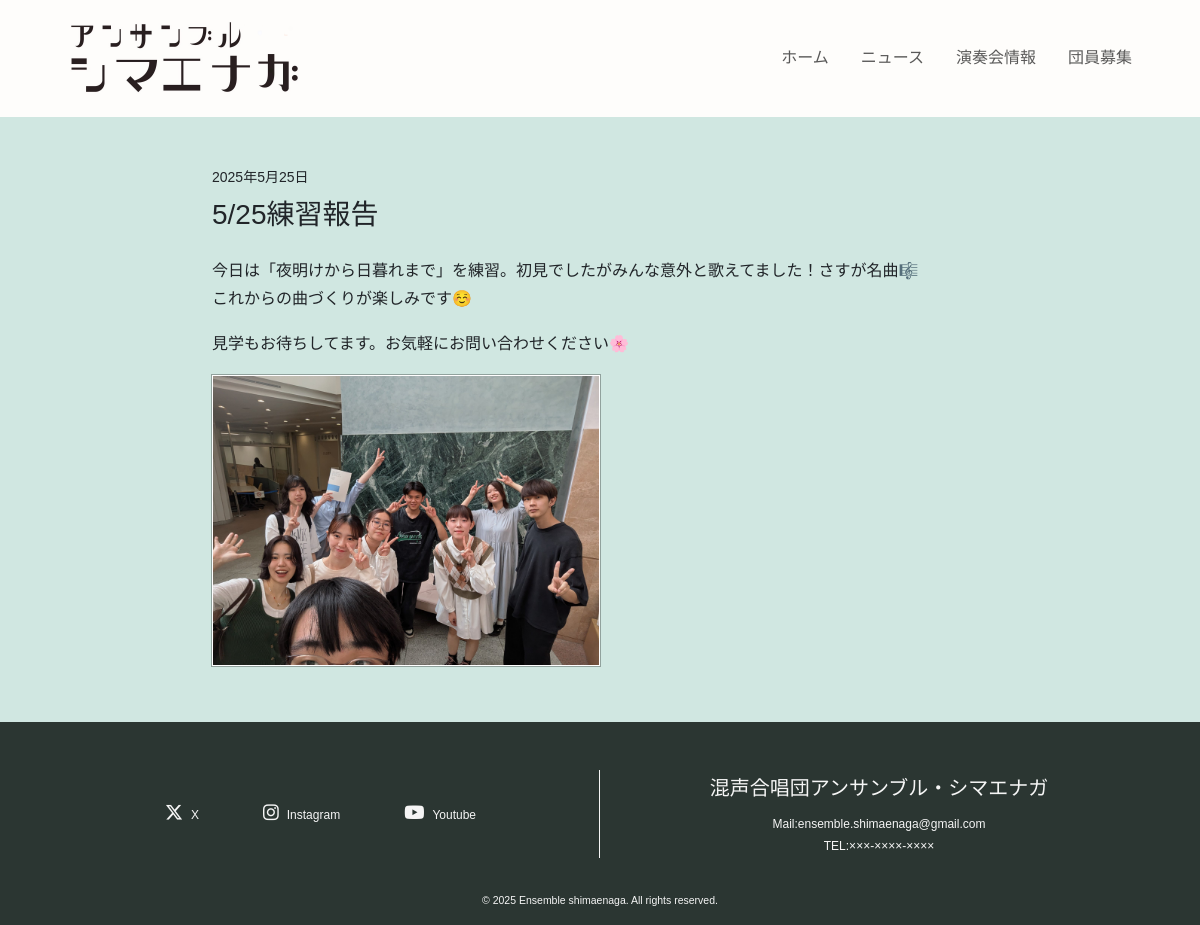
Screenshot of /news/3 with the database file from the repository.
### app/models/models.py (models this page shows)
class Post(db.Model):
    __tablename__ = "posts"
    id = db.Column(db.Integer, primary_key=True, autoincrement=True)
    title = db.Column(db.String(32), nullable=False)
    content = db.Column(db.Text, nullable=False)
    date = db.Column(db.DateTime, default=datetime.now, nullable=False)
    media = db.Column(db.String(16))
    url = db.Column(db.String(255))
    images = db.relationship("PostImage", backref="post", cascade="all, delete-orphan")
    tags = db.relationship("Tag", secondary=post_tags, back_populates="posts")
    view_count = db.Column(db.Integer, default=0, nullable=False)

class PostImage(db.Model):
    __tablename__ = "post_images"
    id = db.Column(db.Integer, primary_key=True, autoincrement=True)
    post_id = db.Column(db.Integer, db.ForeignKey("posts.id"))
    path = db.Column(db.String(255))

### app/routes/routes.py (the view)
@main_bp.route("/news/<int:id>")
def article(id):
    article = Post.query.get_or_404(id)
    article.view_count += 1
    db.session.commit()
    article.text = markdown.markdown(article.content, extensions=['nl2br'])
    print(article.text)
    article.date_str = f"{article.date.year}年{article.date.month}月{article.date.day}日"
    return render_template("article.html", article=article)

### app/templates/article.html (shortened to what this page needs)
{% extends "layout.html" %}
{% block content %}
    <div class="container-fluid py-3 py-md-5">
        <div class="row">
            <div class="col-0 col-md-2"></div>
            <div class="col-12 col-md-8">
                <p class="fs-14px">{{ article.date_str }}</p>
                <p class="fs-3">{{ article.title }}</p>
                <div class="mt-3 mb-1rem">
                    {{ article.text | safe }}
                </div>
                <div class="mt-3">
                    {% if article.media == "upload" %}
                        {% for image in article.images %}
                            <img src="{{ url_for('static', filename='uploads/' + image.path) }}" alt="" class="concert-image w-50 mb-2">
                        {% endfor %}
                    {% endif %}
                </div>
            </div>
            <div class="col-0 col-md-2"></div>
        </div>
    </div>
{% endblock %}

### app/static/css/layout.css (style rules this page uses)
html { height: 100%; }
body { background-color: #d0e7e1; font-family: "游ゴシック体", YuGothic, "游ゴシック Medium", "Yu Gothic Medium","游ゴシック", "Yu Gothic", sans-serif; line-height: 1.8; display: flex; flex-direction: column; height: 100%; }
* { box-sizing: border-box; }

### app/static/css/style.css (style rules this page uses)
.fs-14px { font-size: 14px; }
.concert-image { max-width: 100%; max-height: 95vh; background-color: white; outline: 1px solid rgba(0, 0, 0, 0.3); border: 1px white solid; }
.mb-1rem p { margin-bottom: 1rem; }

### rows the page displays
Post: title "5/25練習報告"
PostImage: path (picture)

### other values shown
{{ article.date_str }} "2025年5月25日"
{{ article.text | safe }} "今日は「夜明けから日暮れまで」を練習。初見でしたがみんな意外と歌えてました！さすが名曲🎼 これからの曲づくりが楽しみです☺️ 見学もお待ちしてます。お気軽にお問い合わせください🌸"
